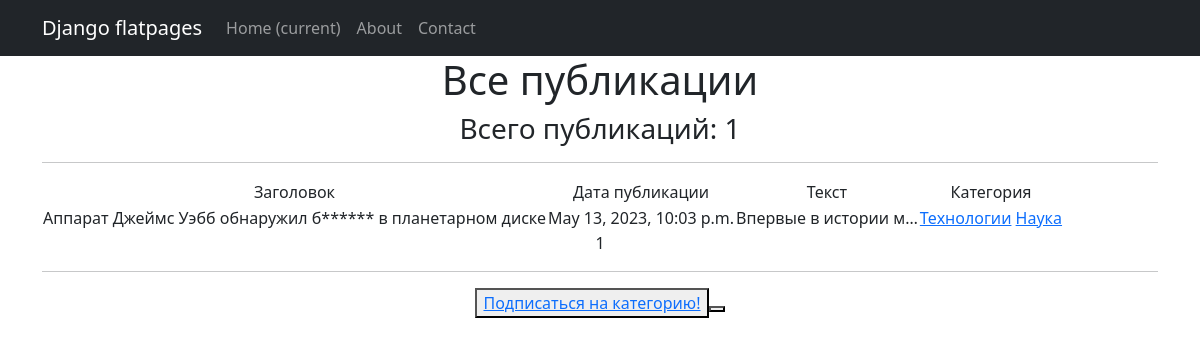
The page /categories/2/ on the database as committed earlier.
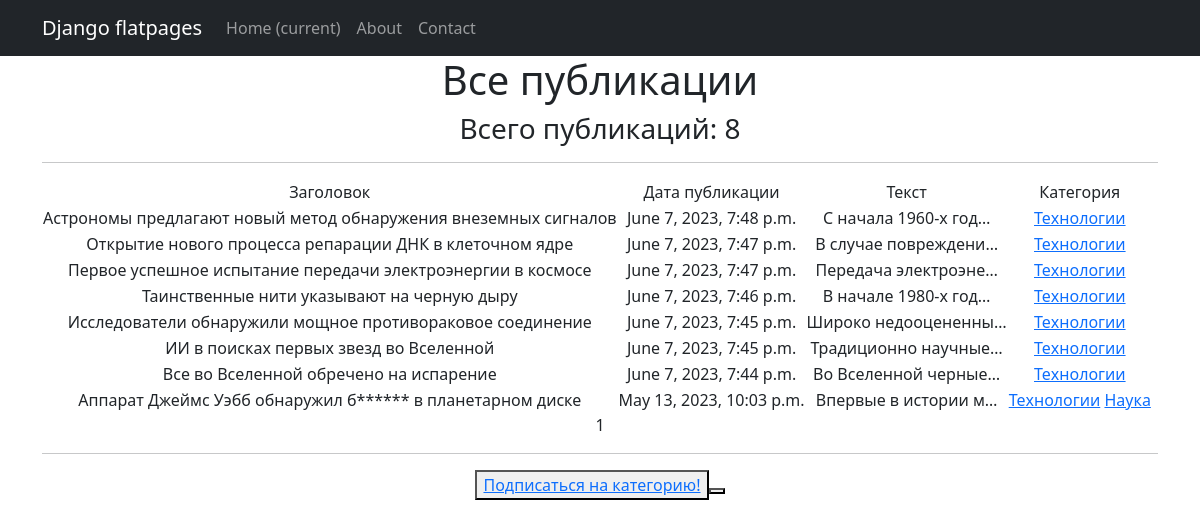
The same page on the database as committed later.
### NewsPortal/models.py (models this page shows, shortened)
class Post(models.Model):
    article = 'ART'
    news = 'NWS'
    TYPES = [(article, 'статья'), (news, 'новость')]
    post_author = models.ForeignKey(Author, on_delete=models.CASCADE)
    post_type = models.CharField(max_length=64, choices=TYPES)
    post_time_in = models.DateTimeField(auto_now_add=True)
    post_category = models.ManyToManyField(Category, through='PostCategory')
    post_title = models.CharField(max_length=64, unique=True)
    post_text = models.TextField(unique=True)
    post_rating = models.IntegerField(default=0)

class Category(models.Model):
    category_name = models.CharField(max_length=64, unique=True)
    subscribers = models.ManyToManyField(User, related_name='categories')
    def __str__(self):
        return self.category_name

### NewsPortal/views.py (the view)
# urls.py: path('categories/<int:pk>/', CategoryList.as_view(), name='category_list'),
class CategoryList(ListView):
    model = Post
    ordering = '-post_time_in'
    context_object_name = 'post'
    template_name = 'post_category.html'
    paginate_by = 10
    def get_queryset(self):
        self.post_category = get_object_or_404(Category, id=self.kwargs['pk'])
        queryset = Post.objects.filter(post_category=self.post_category).order_by('-post_time_in')
        return queryset
    def get_context_data(self, **kwargs):
        context = super().get_context_data(**kwargs)
        context["is_not_subscribers"] = self.request.user not in self.post_category.subscribers.all()
        context['category'] = self.post_category
        return context

### NewsPortal/templatetags/custom_filters.py (called while the page is built)
@register.filter()
def censor(word):
    if isinstance(word, str):
        for i in word.split():
            if i.capitalize() in bad_words:
                word = word.replace(i, i[0] + '*' * len(i))
    else:
        raise ValueError('custom_filters -> censor -> A string is expected, but a different data type has been entered')
    return word

### templates/post_category.html (shortened to what this page needs)
{% extends 'flatpages/default.html' %}
{% load custom_filters %}
{% block content %}
   <h1>Все публикации</h1>
    <h3>Всего публикаций: {{ post|length }}</h3>
   <hr>
   {% if post %}
       <table>
           <tr>
               <td>Заголовок</td>
               <td>Дата публикации</td>
               <td>Текст</td>
               <td>Категория</td>
           </tr>
           {% for post_item in post %}
           <tr>
               <td>{{ post_item.post_title|censor }}</td>
               <td>{{ post_item.post_time_in }}</td>
               <td>{{ post_item.post_text|truncatechars:20|censor }}</td>
               <td>{% for category in post_item.post_category.all %}
                        <a href="{% url 'category_list' category.id %}">{{category}}</a>
                   {% endfor %}
               </td>
           </tr>
           {% endfor %}
       </table>
   {% else %}
       <h2>Публикаций нет!</h2>
   {% endif %}
   {{ page_obj.number }}
<hr>
{% if is_not_subscribers %}
<button> <a href="subscribe"> Подписаться на категорию!</a> <button>
{% endif %}
{% endblock content %}

### templates/flatpages/default.html (shortened to what this page needs)
<!DOCTYPE html>
<html lang="ru">
    <head>
        {% load static %}
        <link href="{% static 'css/styles.css' %}" rel="stylesheet" />
    </head>
    <body>
        <nav class="navbar navbar-expand-lg navbar-dark bg-dark static-top">
            <div class="container">
                <a class="navbar-brand" href="#">Django flatpages</a>
                <div class="collapse navbar-collapse" id="navbarResponsive">
                    <ul class="navbar-nav ml-auto">
                        <li class="nav-item active">
                            <a class="nav-link" href="#">Home
                                <span class="sr-only">(current)</span>
                            </a>
                        </li>
                        <li class="nav-item">
                            <a class="nav-link" href="/about/">About</a>
                        </li>
                        <li class="nav-item">
                            <a class="nav-link" href="/contacts/">Contact</a>
                                </li>
                            </ul>
                </div>
            </div>
        </nav>
        <div class="container">
            <div class="row">
                <div class="col-lg-12 text-center">
                    {% block content %}{% endblock content %}
                </div>
            </div>
        </div>
    </body>
</html>

Rows that differ between the two databases and show on the page:
added Post: post_title|censor "Астрономы предлагают новый метод обнаружения внеземных сигналов", post_time_in "June 7, 2023, 7:48 p.m.", post_text|censor "С начала 1960-х год…", Category (category_name "Технологии")
added Post: post_title|censor "Открытие нового процесса репарации ДНК в клеточном ядре", post_time_in "June 7, 2023, 7:47 p.m.", post_text|censor "В случае повреждени…", Category (category_name "Технологии")
added Post: post_title|censor "Первое успешное испытание передачи электроэнергии в космосе", post_time_in "June 7, 2023, 7:47 p.m.", post_text|censor "Передача электроэне…", Category (category_name "Технологии")
added Post: post_title|censor "Таинственные нити указывают на черную дыру", post_time_in "June 7, 2023, 7:46 p.m.", post_text|censor "В начале 1980-х год…", Category (category_name "Технологии")
added Post: post_title|censor "Исследователи обнаружили мощное противораковое соединение", post_time_in "June 7, 2023, 7:45 p.m.", post_text|censor "Широко недооцененны…", Category (category_name "Технологии")
added Post: post_title|censor "ИИ в поисках первых звезд во Вселенной", post_time_in "June 7, 2023, 7:45 p.m.", post_text|censor "Традиционно научные…", Category (category_name "Технологии")
added Post: post_title|censor "Все во Вселенной обречено на испарение", post_time_in "June 7, 2023, 7:44 p.m.", post_text|censor "Во Вселенной черные…", Category (category_name "Технологии")
Other text that changed with them:
{{ post|length }}: "1" → "8"
